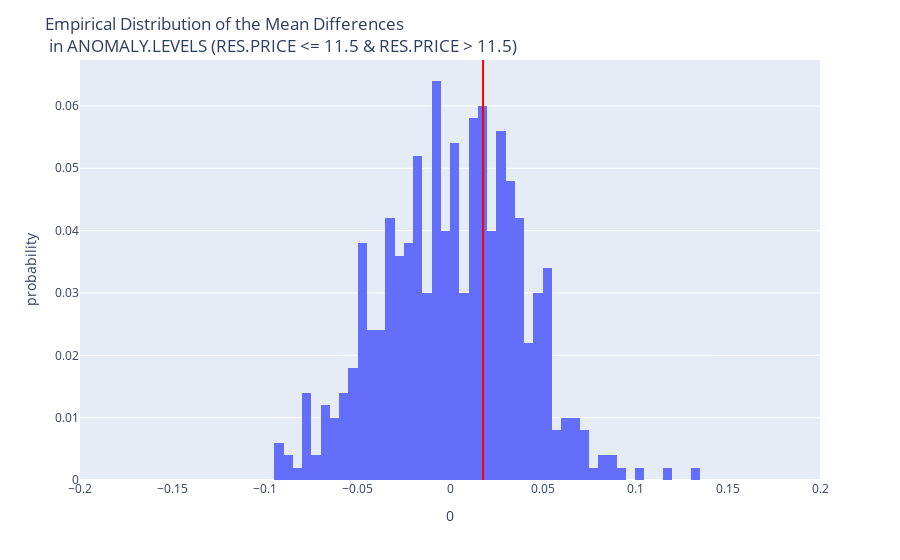

Notebook source saved alongside this figure:
### Markdown cell above
### Conclusion

After permutating and shuffling the groups 500 times. We have our observed statistic as well as our simulated difference. By plotting a histogram of the simulated differences against the actauly observed statistic we can answer our question from before.

### Code cell
fig = px.histogram(
    pd.DataFrame(differences), x=0, nbins=50, histnorm='probability', 
    title='Empirical Distribution of the Mean Differences <br> in ANOMALY.LEVELS (RES.PRICE <= 11.5 & RES.PRICE > 11.5)')
fig.add_vline(x=observed_difference, line_color='red')
fig.update_layout(xaxis_range=[-0.2, 0.2], margin=dict(t=60))

### Figure 1 — Plotly figure (JSON) as saved in the notebook; plotly's stock layout.template omitted (floating-point values rounded to 4 significant figures; data arrays with more than 128 entries replaced by an {"elided": "..."} marker saying what was removed)
{"data": [{"alignmentgroup": "True", "bingroup": "x", "histnorm": "probability", "hovertemplate": "0=%{x}<br>probability=%{y}<extra></extra>", "legendgroup": "", "marker": {"color": "#636efa", "pattern": {"shape": ""}}, "name": "", "nbinsx": 50, "offsetgroup": "", "orientation": "v", "showlegend": false, "type": "histogram", "x": {"elided": "500 float values"}, "xaxis": "x", "yaxis": "y"}], "layout": {"barmode": "relative", "legend": {"tracegroupgap": 0}, "margin": {"t": 60}, "shapes": [{"line": {"color": "red"}, "type": "line", "x0": 0.01787, "x1": 0.01787, "xref": "x", "y0": 0, "y1": 1, "yref": "y domain"}], "title": {"text": "Empirical Distribution of the Mean Differences <br> in ANOMALY.LEVELS (RES.PRICE <= 11.5 & RES.PRICE > 11.5)"}, "xaxis": {"anchor": "y", "domain": [0, 1], "range": [-0.2, 0.2], "title": {"text": "0"}}, "yaxis": {"anchor": "x", "domain": [0, 1], "title": {"text": "probability"}}}}
